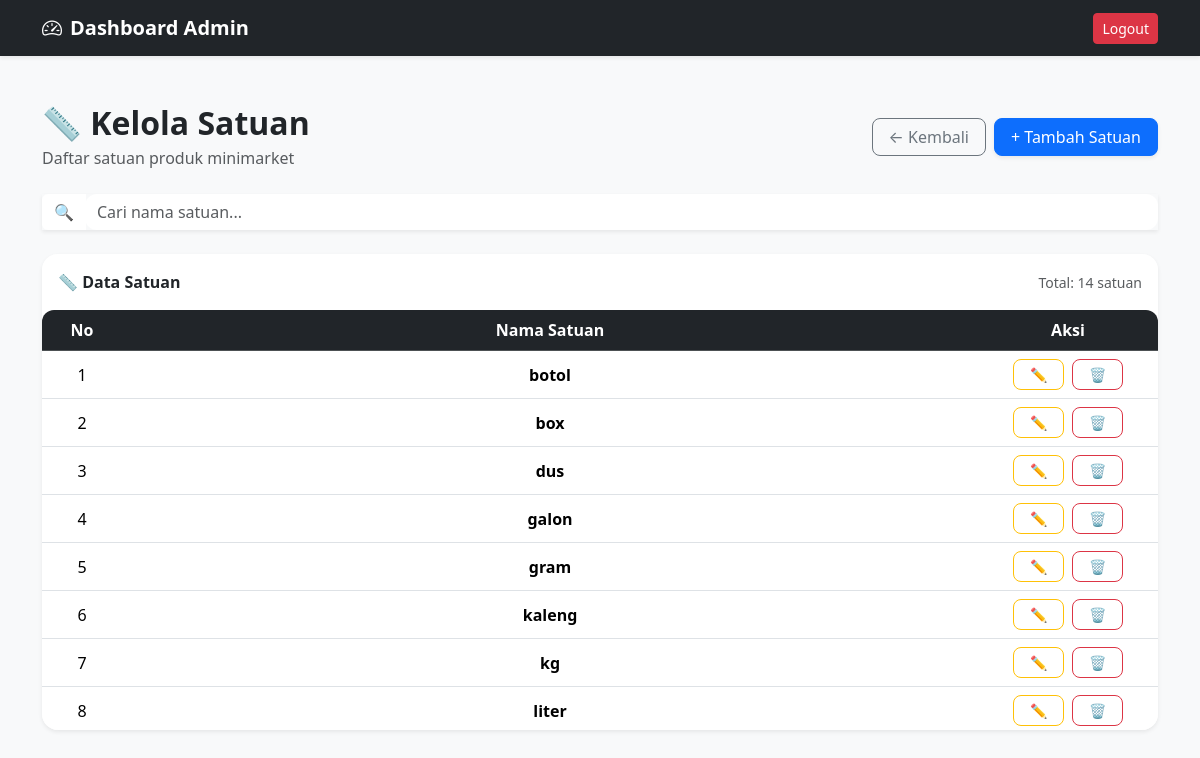
Screenshot of /admin/satuan/index.php (signed in) with the database file from the repository.
### tables this page shows
CREATE TABLE `satuan` (
  `id_satuan` int NOT NULL,
  `nama_satuan` varchar(50) NOT NULL
);

### admin/satuan/index.php (the view, shortened to what this page needs)
<?php
include '../../config/db.php';
$cari = $_GET['cari'] ?? '';
$query = mysqli_query(
    $koneksi,
    "SELECT * FROM satuan
    WHERE nama_satuan LIKE '%$cari%'
    ORDER BY nama_satuan ASC"
);
?>
<!DOCTYPE html>
<html lang="id">
<head>
    <link href="https://cdn.jsdelivr.net/npm/bootstrap@5.3.8/dist/css/bootstrap.min.css" rel="stylesheet"
>
    <link rel="stylesheet" href="https://cdn.jsdelivr.net/npm/bootstrap-icons@1.11.3/font/bootstrap-icons.min.css">
</head>
<body class="bg-light">
    <nav class="navbar navbar-expand-lg navbar-dark bg-dark shadow-sm">
        <div class="container">
            <a href="../index.php" class="navbar-brand fw-bold text-decoration-none">
                <span class="navbar-brand fw-bold">
                    <i class="bi bi-speedometer2 me-2"></i>Dashboard Admin
                </span>
            </a>
            <div class="ms-auto">
                <a href="../../auth/logout.php" class="btn btn-danger btn-sm">
                    Logout
                </a>
            </div>
        </div>
    </nav>
    <div class="container py-5">
        <div class="d-flex justify-content-between align-items-center mb-4">
            <div>
                <h2 class="fw-bold mb-1">📏 Kelola Satuan</h2>
                <p class="text-muted mb-0">Daftar satuan produk minimarket</p>
            </div>
            <div class="d-flex gap-2">
                <a href="../index.php" class="btn btn-outline-secondary rounded-3 px-3">
                    ← Kembali
                </a>
                <a href="tambah.php" class="btn btn-primary rounded-3 px-3 shadow-sm">
                    + Tambah Satuan
                </a>
            </div>
        </div>
        <form method="GET" class="mb-4" id="formCari">
            <div class="input-group shadow-sm">
                <span class="input-group-text bg-white border-0">🔍</span>
                <input type="text" id="inputCari" name="cari" class="form-control border-0"
                    placeholder="Cari nama satuan..." value="<?= htmlspecialchars($cari); ?>">
            </div>
        </form>
        <div class="card border-0 shadow-sm rounded-4 overflow-hidden">
            <div class="card-header bg-white border-0 py-3">
                <div class="d-flex justify-content-between align-items-center">
                    <strong>📏 Data Satuan</strong>
                    <span class="text-muted small">
                        Total: <?= mysqli_num_rows($query); ?> satuan
                    </span>
                </div>
            </div>
            <div class="card-body p-0">
                <div class="table-scroll">
                    <table class="table table-hover align-middle text-center mb-0">
                        <thead class="table-dark">
                            <tr>
                                <th width="80">No</th>
                                <th>Nama Satuan</th>
                                <th width="180">Aksi</th>
                            </tr>
                        </thead>
                        <tbody>
                            <?php $no = 1; while ($satuan = mysqli_fetch_assoc($query)) : ?>
                            <tr>
                                <td><?= $no++; ?></td>
                                <td class="fw-semibold">
                                    <span class="rounded-pill px-3 py-2">
                                        <?= $satuan['nama_satuan']; ?>
                                    </span>
                                </td>
                                <td>
                                    <div class="d-flex justify-content-center gap-2">
                                        <a href="edit.php?id=<?= $satuan['id_satuan']; ?>"
                                            class="btn btn-sm btn-outline-warning rounded-3 px-3">
                                            ✏️
                                        </a>
                                        <a href="../../proses/admin/hapus/proses_hapus_satuan.php?id=<?= $satuan['id_satuan']; ?>"
                                            class="btn btn-sm btn-outline-danger rounded-3 px-3"
                                            onclick="return confirm('Yakin ingin menghapus satuan ini?')">
                                            🗑️
                                        </a>
                                    </div>
                                </td>
                            </tr>
                            <?php endwhile; ?>
                        </tbody>
                    </table>
                </div>
            </div>
        </div>
    </div>
</body>
</html>

### admin/satuan/index.php (style rules this page uses)
.form-control { border-radius: 12px !important; font-size: 16px; }
.table-scroll { max-height: 420px; overflow-y: auto; border-radius: 12px; }
.table-scroll thead th { position: sticky; top: 0; z-index: 10; background: #212529; }
.table-scroll table { margin-bottom: 0; }
.card { border-radius: 18px; }
.btn { transition: 0.2s; }

### rows the page displays
satuan: nama_satuan "botol"
satuan: nama_satuan "box"
satuan: nama_satuan "dus"
satuan: nama_satuan "galon"
satuan: nama_satuan "gram"
satuan: nama_satuan "kaleng"
satuan: nama_satuan "kg"
satuan: nama_satuan "liter"

### other values shown
mysqli_num_rows($query) "14"
